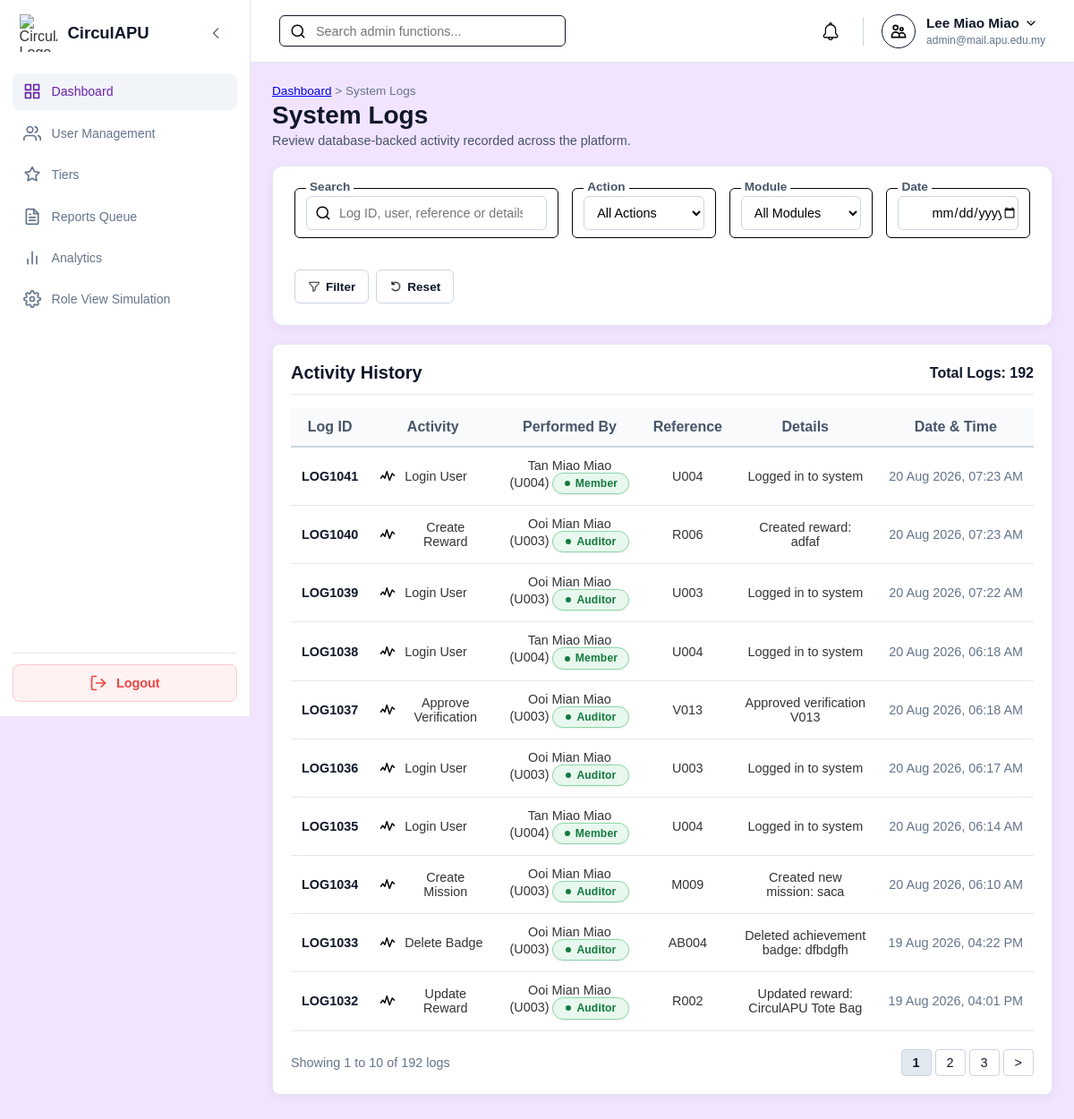
/Admin/system_logs.php (signed in), run on an earlier commit of the app's database.
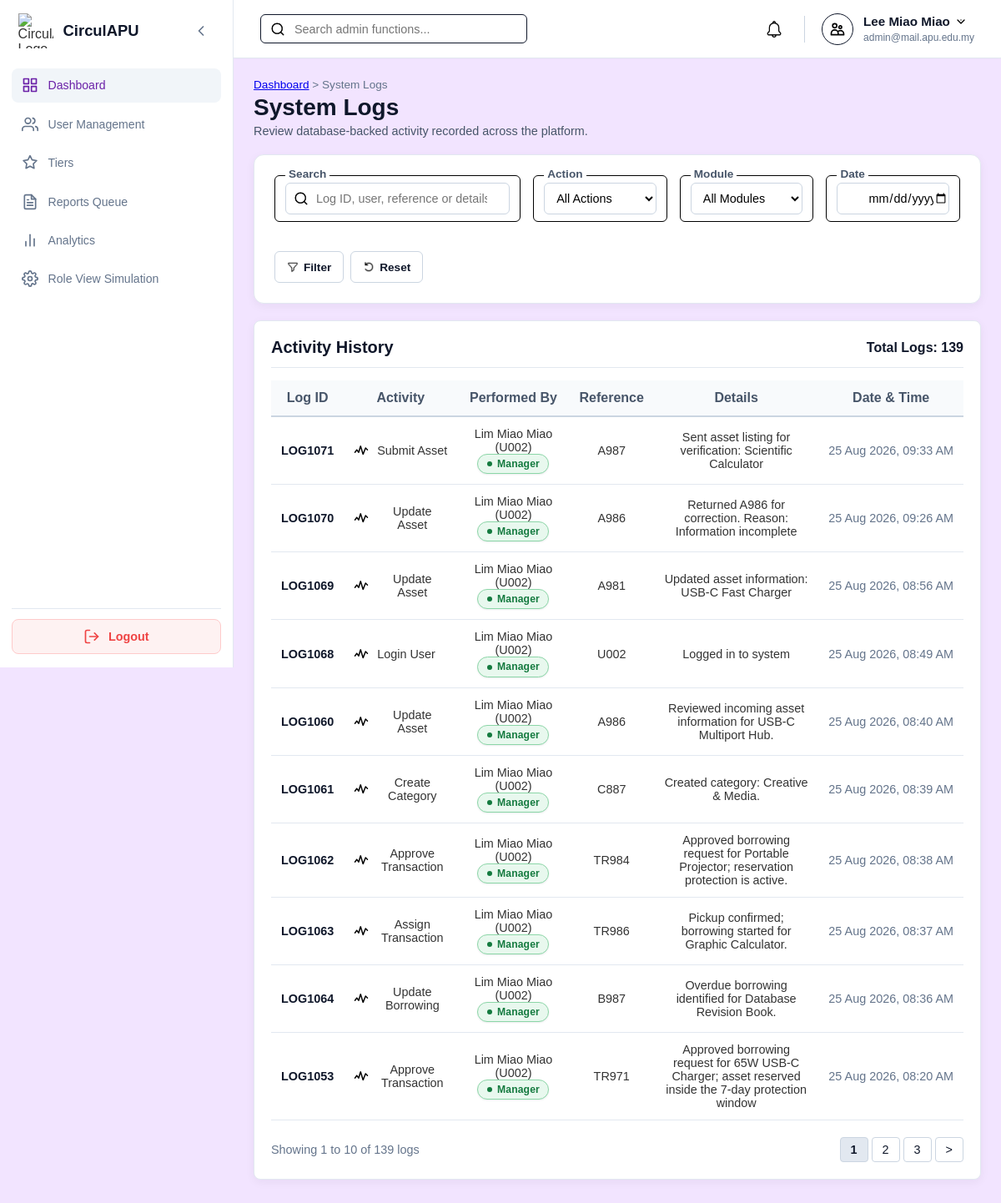
And on a later commit of the database.
### tables this page shows
CREATE TABLE `systemlog` (
  `logID` varchar(10) NOT NULL,
  `userID` varchar(10) NOT NULL,
  `actionType` enum('Create','Submit','Approve','Reject','Redeem','Assign','Update','Delete','Login','Logout') NOT NULL,
  `refType` enum('Mission','Asset','Reward','Badge','Tier','Verification','User','Category','Transaction','Borrowing') NOT NULL,
  `refID` varchar(10) DEFAULT NULL,
  `description` varchar(255) NOT NULL,
  `timeLogged` timestamp NOT NULL DEFAULT current_timestamp()
);

CREATE TABLE `user` (
  `userID` varchar(10) NOT NULL,
  `name` varchar(100) NOT NULL,
  `email` varchar(100) NOT NULL,
  `password` varchar(255) NOT NULL,
  `role` enum('Member','Auditor','Manager','Admin') NOT NULL DEFAULT 'Member',
  `status` enum('Active','Suspended','Deleted') NOT NULL DEFAULT 'Active',
  `ecopoint` int(11) NOT NULL DEFAULT 0,
  `dateCreated` timestamp NOT NULL DEFAULT current_timestamp()
);

### Admin/system_logs.php (the view, shortened to what the changed rows need)
<?php
require_once '../db.php';
function e($value): string
{
    return htmlspecialchars((string)$value, ENT_QUOTES, 'UTF-8');
}
function logPageUrl(int $page): string
{
    $query = $_GET;
    $query['page'] = $page;
    return '?' . http_build_query($query);
}
$page = max(1, (int)($_GET['page'] ?? 1));
$limit = 10;
$where = [];
$params = [];
$types = '';
$where_sql = $where ? ' WHERE ' . implode(' AND ', $where) : '';
$base_from = ' FROM systemlog sl LEFT JOIN user u ON sl.userID = u.userID';
$logs = [];
$total_logs = 0;
$total_pages = 1;
try {
    $conn->set_charset('utf8mb4');
    $count_stmt = $conn->prepare('SELECT COUNT(*) AS total' . $base_from . $where_sql);
    $count_stmt->execute();
    $total_logs = (int)($count_stmt->get_result()->fetch_assoc()['total'] ?? 0);
    $total_pages = max(1, (int)ceil($total_logs / $limit));
    $page = min($page, $total_pages);
    $offset = ($page - 1) * $limit;
    $sql = 'SELECT sl.logID, sl.userID, u.name AS userName, u.role AS userRole,
                   sl.actionType, sl.refType, sl.refID, sl.description, sl.timeLogged'
         . $base_from . $where_sql
         . ' ORDER BY sl.timeLogged DESC, sl.logID DESC LIMIT ? OFFSET ?';
    $stmt = $conn->prepare($sql);
    $query_params = array_merge($params, [$limit, $offset]);
    $query_types = $types . 'ii';
    $stmt->bind_param($query_types, ...$query_params);
    $stmt->execute();
    $logs = $stmt->get_result()->fetch_all(MYSQLI_ASSOC);
} catch (Throwable $exception) {
    error_log($exception->getMessage());
    $error = 'Unable to load system logs. Please try again.';
}
?>
<!DOCTYPE html>
<html lang="en">
<head>
    <link rel="stylesheet" href="../style.css">
    <link rel="stylesheet" href="admin_style.css">
</head>
<body class="role-admin">
<div class="dashboard-container">
    <div class="main-content">
        <main class="page-body">
            <div class="admin-page-header">
                <div>
                    <h1 class="header-title">System Logs</h1>
                </div>
            </div>
            <div class="content-card admin-table-card">
                <div class="table-header-bar">
                    <h2>Activity History</h2>
                    <span class="total-count">Total Logs: <?php echo $total_logs; ?></span>
                </div>
                <table class="admin-user-table">
                    <thead>
                    <tr>
                        <th>Log ID</th>
                        <th>Activity</th>
                        <th>Performed By</th>
                        <th>Reference</th>
                        <th>Details</th>
                        <th>Date &amp; Time</th>
                    </tr>
                    </thead>
                    <tbody>
                    <?php if (!$logs): ?>
                        <tr><td colspan="6" class="table-empty-msg">No system logs match the selected filters.</td></tr>
                    <?php else: ?>
                        <?php foreach ($logs as $log): ?>
                            <tr>
                                <td class="col-userid"><?php echo e($log['logID']); ?></td>
                                <td>
                                    <div class="activity-cell activity-flex">
                                        <img src="../assets/icons/activity.svg" alt="" class="cell-icon">
                                        <span><?php echo e($log['actionType'] . ' ' . $log['refType']); ?></span>
                                    </div>
                                </td>
                                <td>
                                    <?php echo e(($log['userName'] ?: 'Unknown User') . ' (' . $log['userID'] . ')'); ?>
                                    <?php if ($log['userRole']): ?><span class="status-badge active"><?php echo e($log['userRole']); ?></span><?php endif; ?>
                                </td>
                                <td><?php echo e($log['refID'] ?: '-'); ?></td>
                                <td><?php echo e($log['description']); ?></td>
                                <td class="col-time"><?php echo e(date('j M Y, h:i A', strtotime($log['timeLogged']))); ?></td>
                            </tr>
                        <?php endforeach; ?>
                    <?php endif; ?>
                    </tbody>
                </table>
                <div class="admin-pagination-footer">
                    <span class="pagination-info">
                        Showing <?php echo $total_logs ? (($page - 1) * $limit) + 1 : 0; ?> to <?php echo min($page * $limit, $total_logs); ?> of <?php echo $total_logs; ?> logs
                    </span>
                    <div class="pagination-controls">
                        <?php for ($i = max(1, $page - 2); $i <= min($total_pages, $page + 2); $i++): ?>
                            <a href="<?php echo e(logPageUrl($i)); ?>" class="pagination-btn <?php echo $page === $i ? 'active' : ''; ?>"><?php echo $i; ?></a>
                        <?php endfor; ?>
                        <?php if ($page < $total_pages): ?><a href="<?php echo e(logPageUrl($page + 1)); ?>" class="pagination-btn">&gt;</a><?php endif; ?>
                    </div>
                </div>
            </div>
        </main>
    </div>
</div>
</body>
</html>

What changed in the data, as far as the page shows it:
no longer on this page (row unchanged): systemlog: logID "LOG1041", actionType+refType "Login User", userID.name "Tan Miao Miao (U004)", userID.role "Member", refID "U004", description "Logged in to system", timeLogged "20 Aug 2026, 07:23 AM"
no longer on this page (row unchanged): systemlog: logID "LOG1040", actionType+refType "Create Reward", userID.name "Ooi Mian Miao (U003)", userID.role "Auditor", refID "R006", description "Created reward: adfaf", timeLogged "20 Aug 2026, 07:23 AM"
no longer on this page (row unchanged): systemlog: logID "LOG1039", actionType+refType "Login User", userID.name "Ooi Mian Miao (U003)", userID.role "Auditor", refID "U003", description "Logged in to system", timeLogged "20 Aug 2026, 07:22 AM"
no longer on this page (row unchanged): systemlog: logID "LOG1038", actionType+refType "Login User", userID.name "Tan Miao Miao (U004)", userID.role "Member", refID "U004", description "Logged in to system", timeLogged "20 Aug 2026, 06:18 AM"
no longer on this page (row unchanged): systemlog: logID "LOG1037", actionType+refType "Approve Verification", userID.name "Ooi Mian Miao (U003)", userID.role "Auditor", refID "V013", description "Approved verification V013", timeLogged "20 Aug 2026, 06:18 AM"
no longer on this page (row unchanged): systemlog: logID "LOG1036", actionType+refType "Login User", userID.name "Ooi Mian Miao (U003)", userID.role "Auditor", refID "U003", description "Logged in to system", timeLogged "20 Aug 2026, 06:17 AM"
no longer on this page (row unchanged): systemlog: logID "LOG1035", actionType+refType "Login User", userID.name "Tan Miao Miao (U004)", userID.role "Member", refID "U004", description "Logged in to system", timeLogged "20 Aug 2026, 06:14 AM"
no longer on this page (row unchanged): systemlog: logID "LOG1034", actionType+refType "Create Mission", userID.name "Ooi Mian Miao (U003)", userID.role "Auditor", refID "M009", description "Created new mission: saca", timeLogged "20 Aug 2026, 06:10 AM"
no longer on this page (row unchanged): systemlog: logID "LOG1033", actionType+refType "Delete Badge", userID.name "Ooi Mian Miao (U003)", userID.role "Auditor", refID "AB004", description "Deleted achievement badge: dfbdgfh", timeLogged "19 Aug 2026, 04:22 PM"
no longer on this page (row unchanged): systemlog: logID "LOG1032", actionType+refType "Update Reward", userID.name "Ooi Mian Miao (U003)", userID.role "Auditor", refID "R002", description "Updated reward: CirculAPU Tote Bag", timeLogged "19 Aug 2026, 04:01 PM"
added systemlog: logID "LOG1071", actionType+refType "Submit Asset", userID.name "Lim Miao Miao (U002)", userID.role "Manager", refID "A987", description "Sent asset listing for verification: Scientific Calculator", timeLogged "25 Aug 2026, 09:33 AM"
added systemlog: logID "LOG1070", actionType+refType "Update Asset", userID.name "Lim Miao Miao (U002)", userID.role "Manager", refID "A986", description "Returned A986 for correction. Reason: Information incomplete", timeLogged "25 Aug 2026, 09:26 AM"
added systemlog: logID "LOG1069", actionType+refType "Update Asset", userID.name "Lim Miao Miao (U002)", userID.role "Manager", refID "A981", description "Updated asset information: USB-C Fast Charger", timeLogged "25 Aug 2026, 08:56 AM"
added systemlog: logID "LOG1068", actionType+refType "Login User", userID.name "Lim Miao Miao (U002)", userID.role "Manager", refID "U002", description "Logged in to system", timeLogged "25 Aug 2026, 08:49 AM"
added systemlog: logID "LOG1060", actionType+refType "Update Asset", userID.name "Lim Miao Miao (U002)", userID.role "Manager", refID "A986", description "Reviewed incoming asset information for USB-C Multiport Hub.", timeLogged "25 Aug 2026, 08:40 AM"
added systemlog: logID "LOG1061", actionType+refType "Create Category", userID.name "Lim Miao Miao (U002)", userID.role "Manager", refID "C887", description "Created category: Creative & Media.", timeLogged "25 Aug 2026, 08:39 AM"
added systemlog: logID "LOG1062", actionType+refType "Approve Transaction", userID.name "Lim Miao Miao (U002)", userID.role "Manager", refID "TR984", description "Approved borrowing request for Portable Projector; reservation protection is active.", timeLogged "25 Aug 2026, 08:38 AM"
added systemlog: logID "LOG1063", actionType+refType "Assign Transaction", userID.name "Lim Miao Miao (U002)", userID.role "Manager", refID "TR986", description "Pickup confirmed; borrowing started for Graphic Calculator.", timeLogged "25 Aug 2026, 08:37 AM"
added systemlog: logID "LOG1064", actionType+refType "Update Borrowing", userID.name "Lim Miao Miao (U002)", userID.role "Manager", refID "B987", description "Overdue borrowing identified for Database Revision Book.", timeLogged "25 Aug 2026, 08:36 AM"
added systemlog: logID "LOG1053", actionType+refType "Approve Transaction", userID.name "Lim Miao Miao (U002)", userID.role "Manager", refID "TR971", description "Approved borrowing request for 65W USB-C Charger; asset reserved inside the 7-day protection window", timeLogged "25 Aug 2026, 08:20 AM"
Also different on the page:
$total_logs: "192" → "139"
